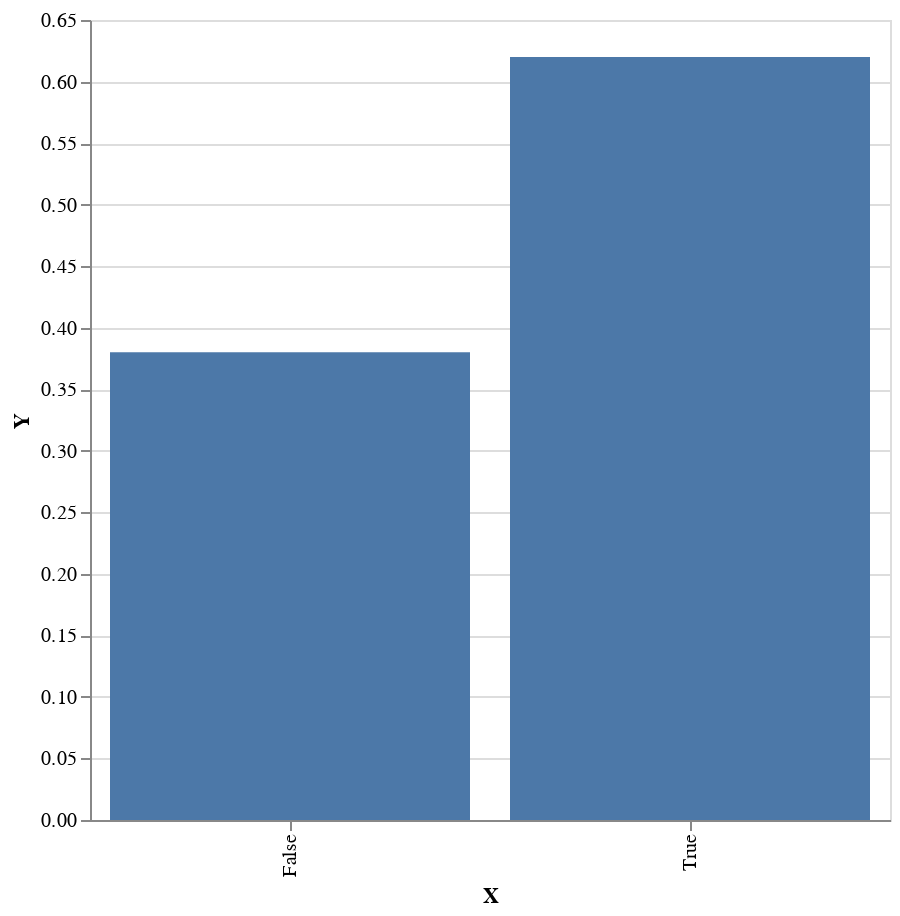

The notebook cell this image was saved under:
### Code cell
plot $ first (T.pack . show) <$> toEmpirical (take 1000 xws)

### Figure 1 — Vega-Lite specification as saved in the notebook (floating-point values rounded to 4 significant figures)
{"$schema": "https://vega.github.io/schema/vega-lite/v4.json", "data": {"values": [{"X": "True", "Y": 0.62}, {"X": "False", "Y": 0.38}]}, "encoding": {"x": {"field": "X", "type": "nominal"}, "y": {"field": "Y", "type": "quantitative"}}, "height": 400, "mark": "bar", "width": 400}
